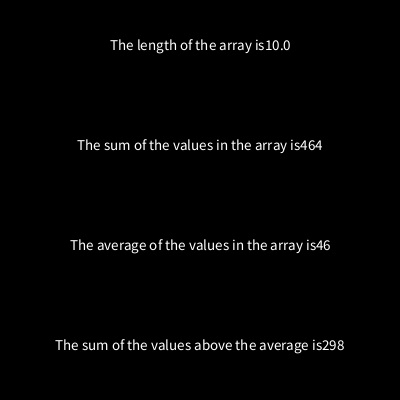
Frame 1 (no input)
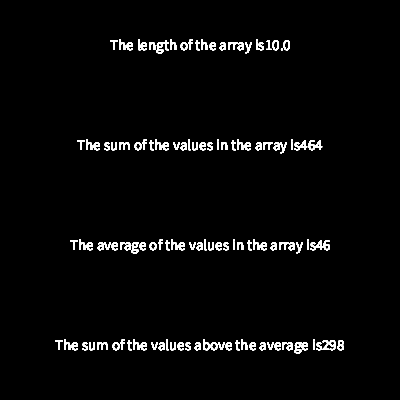
Frame 60 (the mouse pressed at the canvas centre just before this capture)
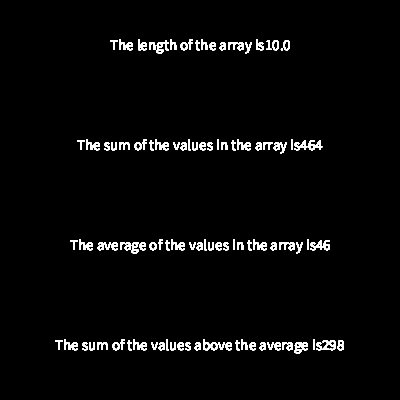
Frame 120 (the mouse held since frame 60 and released just before this capture)

The Processing sketch that drew these frames (run headless with seeded random() and noise(); from frame 60 on, the mouse is pressed at the canvas centre):

// Processing sketch: processing_77621
// ── processing_77621.pde

//Matt Dawson
//madawson@andrew.cmu.edu
//hw9
//Copyright Matt Dawson, Carnegie Mellon University, 10/31/12, All Rights Reserved



int i, sum, avg, aa;
int [ ] numbers = new int [10];

void setup()
{
  size (400, 400);
  background(0);
  smooth();
  textSize(15);
  textAlign (CENTER);
  
  i=0;
  sum=0;
  
  for (int i = 0; i<numbers.length; i++)
  {
    numbers[i] = int(random (0,100));
  }
  
  for (int i = 0; i<numbers.length; i++)
  {
    sum += numbers[i];
  }
  avg=sum/numbers.length;
  for (int i = 0; i<numbers.length; i++)
  {
    if(numbers[i]>avg)
    {
      aa+=numbers[i];
    }
  }
}

void draw()
{
  length();
  sum();
  average();
  aboveaverage();
}

void length()
{
  float a = numbers.length;
  text ("The length of the array is" +  a, width/2, 50);
}

void sum()
{
  text ("The sum of the values in the array is" +  sum, width/2, 150);
}

void average()
{
  text ("The average of the values in the array is" +  avg, width/2, 250);
}

void aboveaverage()
{
  text ("The sum of the values above the average is" +  aa, width/2, 350);
}
